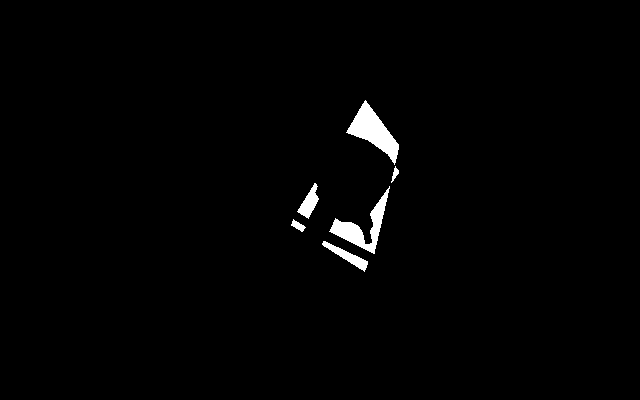
#> input picture 1108.png, 640 x 400 px
$ python output_polygon.py   (older library calls are emulated)
#> lines starting #> are read from the running program, lines starting #| are printed output that depends on the picture; after the words box and inside, x2 and y2 are one past the last pixel; in counts of white or black regions, pixels touching at a corner belong together
### grouping.py
#kajia@umich.edu
import matplotlib.pyplot as plt
import matplotlib.image as mpimg
import numpy as np
import cv2
def grouping(img):
    label = 1
    adjlabel = 0
    h,w = img.shape
    lims = (w * h) / 30000
    dx4 = [-1, 0, 1, 0]
    dy4 = [0, -1, 0, 1]
    new_clusters = (-1) * np.ones([h, w])
    counti = [];
    for i in range(h):
        for j in range(w):
            if new_clusters[i][j] == -1 and img[i][j] > 0:
                elements = []
                elements.append([i,j])
                #find an adjacent label, for possible use latter
                for k in range(4):
                    x = elements[0][0] + dx4[k]
                    y = elements[0][1] + dy4[k]
                    if x >= 0 and x < h and y >= 0 and y < w:
                        if new_clusters[x][y] >= 0:
                            adjlabel = new_clusters[x][y]
                count = 0
                c = 0
                while c <= count:
                    for k in range(4):
                        x = elements[c][0] + dx4[k]
                        y = elements[c][1] + dy4[k]
                        if x >= 0 and x < h and y >= 0 and y < w:
                            if new_clusters[x][y] == -1 and img[x][y] == img[i][j]:
                                elements.append([x,y])
                                new_clusters[x][y] = label
                                count = count + 1
                    c = c + 1
                #use the earlier found adjacent label if a segment size is smaller than a limit
                if count < lims/4 and adjlabel > 0:
                    for c in range(count+1):
                        new_clusters[elements[c][0]][elements[c][1]] = adjlabel;
                    label = label - 1
                    counti[adjlabel] = counti[adjlabel] + count + 1
                else:
                    counti.append(count+1)
                adjlabel = 0#can lose some pixels, background
                label = label + 1
    ele_num = label-1
    ele_num_pre = ele_num
    label = 1
    enumi = []
    x_i = 0
    y_i = 0
    #rearrange
    for i in range(ele_num_pre):
        if counti[i] < lims:
            for x_i in range(h):
                for y_i in range(w):
                    if new_clusters[x_i][y_i] == i+1:
                        new_clusters[x_i][y_i] = 0
            ele_num = ele_num - 1
        else:
            for x_i in range(h):
                for y_i in range(w):
                    if new_clusters[x_i][y_i] == i+1:
                        new_clusters[x_i][y_i] = label
            label = label + 1
            enumi.append(counti[i])

    return new_clusters, ele_num, enumi
# [16 lines that do not run on import are left out]

### morphological.py
"""
Copyright https://gist.github.com/bmabey/4dd36d9938b83742a88b6f68ac1901a6
Functions that implement some of the same functionality found in Matlab's bwmorph.
`thin` - was taken and adapted from https://gist.github.com/joefutrelle/562f25bbcf20691217b8
`spur` - Not perfect but pretty close to what matlab does via LUTs
`endpoints` - lines up perfectly with matlab's output (in my limited testing)
`branches` - this results in more clustered pixels than matlab's version but it pretty close
"""
import numpy as np
import scipy.ndimage as ndi
import scipy.sparse as s


LUT_DEL_MASK = np.array([[ 8,  4,  2],
                         [16,  0,  1],
                         [32, 64,128]],dtype=np.uint8)


def _bwmorph_luts(image, luts, n_iter=None, padding=0):
    # check parameters
    if n_iter is None:
        n = -1
    elif n_iter <= 0:
        raise ValueError('n_iter must be > 0')
    else:
        n = n_iter

    # check that we have a 2d binary image, and convert it
    # to uint8
    im = np.array(image).astype(np.uint8)

    if im.ndim != 2:
        raise ValueError('2D array required')
    if not np.all(np.in1d(image.flat,(0,1))):
        raise ValueError('Image contains values other than 0 and 1')

    # iterate either 1) indefinitely or 2) up to iteration limit
    while n != 0:
        before = np.sum(im) # count points before

        # for each subiteration
        for lut in luts:
            # correlate image with neighborhood mask
            N = ndi.correlate(im, LUT_DEL_MASK, mode='constant', cval=padding)
            # take deletion decision from this subiteration's LUT
            D = np.take(lut, N)
            # perform deletion
            im[D] = 0

        after = np.sum(im) # count points after

        if before == after:
            # iteration had no effect: finish
            break

        # count down to iteration limit (or endlessly negative)
        n -= 1

    return im.astype(np.bool)


# lookup tables for thin

G123_LUT = np.array([0, 0, 0, 0, 0, 0, 0, 0, 0, 0, 0, 0, 0, 0, 1, 0, 0, 0, 0, 0, 1, 0, 1,
       0, 0, 0, 0, 0, 1, 0, 1, 0, 0, 0, 0, 0, 0, 0, 0, 0, 0, 0, 0, 0, 0, 0,
       0, 0, 0, 0, 0, 0, 1, 0, 1, 0, 1, 0, 0, 0, 1, 0, 1, 0, 0, 0, 0, 0, 0,
       0, 0, 0, 0, 0, 0, 0, 0, 0, 0, 0, 1, 0, 0, 0, 1, 0, 1, 0, 1, 0, 0, 0,
       1, 0, 1, 0, 0, 0, 0, 0, 0, 0, 0, 0, 0, 0, 0, 0, 0, 0, 0, 0, 1, 0, 0,
       0, 1, 0, 1, 0, 1, 0, 0, 0, 1, 0, 1, 0, 0, 0, 0, 0, 0, 0, 0, 0, 0, 0,
       0, 0, 0, 0, 0, 0, 0, 0, 0, 0, 0, 0, 0, 0, 0, 0, 0, 0, 0, 0, 0, 0, 0,
       0, 0, 0, 0, 0, 0, 0, 0, 0, 0, 0, 0, 0, 0, 0, 0, 0, 0, 0, 0, 0, 0, 0,
       0, 0, 0, 0, 0, 0, 0, 0, 0, 1, 0, 0, 0, 0, 0, 0, 0, 0, 0, 0, 0, 0, 0,
       0, 1, 1, 0, 0, 1, 0, 0, 0, 1, 1, 0, 0, 1, 0, 0, 0, 1, 1, 0, 0, 0, 0,
       0, 0, 0, 0, 0, 0, 0, 0, 0, 0, 1, 1, 0, 0, 1, 0, 0, 0, 1, 1, 0, 0, 1,
       0, 0, 0], dtype=np.bool)

G123P_LUT = np.array([0, 0, 0, 0, 0, 1, 0, 1, 0, 0, 0, 0, 0, 1, 1, 1, 0, 0, 0, 0, 0, 0, 0,
       0, 0, 0, 0, 0, 1, 1, 1, 1, 0, 0, 0, 0, 0, 0, 0, 0, 0, 0, 0, 0, 0, 0,
       0, 0, 0, 0, 0, 0, 0, 0, 0, 0, 0, 0, 0, 0, 0, 0, 0, 0, 0, 1, 0, 1, 0,
       1, 0, 1, 0, 0, 0, 0, 0, 1, 0, 1, 0, 0, 0, 0, 0, 0, 0, 0, 0, 0, 0, 0,
       0, 0, 0, 0, 0, 1, 0, 1, 0, 1, 0, 1, 0, 0, 0, 0, 0, 0, 0, 0, 0, 0, 0,
       0, 0, 0, 0, 0, 0, 0, 0, 0, 0, 0, 0, 0, 0, 0, 0, 1, 0, 1, 0, 1, 0, 0,
       0, 0, 0, 1, 0, 1, 0, 0, 0, 0, 0, 0, 0, 0, 0, 0, 0, 0, 0, 1, 0, 1, 0,
       0, 0, 0, 0, 0, 0, 0, 0, 0, 0, 0, 0, 0, 0, 0, 0, 0, 0, 0, 0, 0, 0, 0,
       0, 0, 0, 0, 0, 0, 0, 0, 0, 1, 0, 1, 0, 1, 0, 1, 0, 0, 0, 0, 0, 1, 0,
       1, 0, 0, 0, 0, 0, 0, 0, 0, 0, 0, 0, 0, 0, 0, 0, 0, 1, 1, 0, 1, 0, 1,
       0, 1, 0, 0, 0, 0, 0, 0, 0, 0, 0, 0, 0, 0, 0, 0, 0, 0, 0, 0, 0, 0, 0,
       0, 0, 0], dtype=np.bool)

THIN_LUTS=[G123_LUT, G123P_LUT]

# [61 lines left out: function thin, not called in this run]


SPUR_LUT = np.array([1, 1, 1, 1, 1, 1, 0, 0, 1, 0, 0, 0, 1, 0, 1, 0, 1, 0, 0, 0, 1, 0,
                     0, 0, 0, 0, 0, 0, 0, 0, 0, 0, 1, 0, 0, 0, 0, 0, 0, 0, 0, 0, 0, 0,
                     0, 0, 0, 0, 1, 0, 0, 0, 0, 0, 0, 0, 1, 0, 0, 0, 0, 0, 0, 0, 1, 1,
                     0, 0, 0, 0, 0, 0, 0, 0, 0, 0, 0, 0, 0, 0, 1, 0, 0, 0, 0, 0, 0, 0,
                     0, 0, 0, 0, 0, 0, 0, 0, 0, 0, 0, 0, 0, 0, 0, 0, 0, 0, 0, 0, 0, 0,
                     0, 0, 0, 0, 0, 0, 0, 0, 0, 0, 0, 0, 0, 0, 0, 0, 0, 0, 1, 0, 0, 1,
                     0, 0, 0, 0, 0, 0, 0, 0, 0, 0, 0, 0, 0, 0, 0, 0, 0, 0, 0, 0, 0, 0,
                     0, 0, 0, 0, 0, 0, 0, 0, 0, 0, 0, 0, 0, 0, 0, 0, 0, 0, 0, 0, 0, 0,
                     0, 0, 0, 0, 0, 0, 0, 0, 0, 0, 0, 0, 0, 0, 0, 0, 1, 0, 0, 0, 0, 0,
                     0, 0, 0, 0, 0, 0, 0, 0, 0, 0, 0, 0, 0, 0, 0, 0, 0, 0, 0, 0, 0, 0,
                     0, 0, 0, 0, 1, 0, 0, 0, 0, 0, 0, 0, 0, 0, 0, 0, 0, 0, 0, 0, 0, 0,
                     0, 0, 0, 0, 0, 0, 0, 0, 0, 0, 0, 0, 0, 0], dtype=np.bool)


def spur(image, n_iter=None):
    """
    Removes "spurs" from an image
    Parameters
    ----------
    image : binary (M, N) ndarray
        The image to be spurred.
    n_iter : int, number of iterations, optional
        Regardless of the value of this parameter, the de-spurred image
        is returned immediately if an iteration produces no change.
        If this parameter is specified it thus sets an upper bound on
        the number of iterations performed.
    Returns
    -------
    out : ndarray of bools
        de-spurred image.
    Examples
    --------
  >>> t = np.array([[0, 0, 0, 0],
                     [0, 0, 1, 0],
                     [0, 1, 0, 0],
                     [1, 1, 0, 0]])
  >>> spur(t).astype(np.uint8)
      array([[0 0 0 0]
             [0 0 0 0]
             [0 1 0 0]
             [1 1 0 0]]
    """
    return _bwmorph_luts(image, [SPUR_LUT], n_iter=n_iter, padding=1)


# [51 lines left out: functions _neighbors_conv, branches, endpoints, not called in this run]

"""
# here's how to make the LUTs
def nabe(n):
    return np.array([n>>i&1 for i in range(0,9)]).astype(np.bool)
def hood(n):
    return np.take(nabe(n), np.array([[3, 2, 1],
                                      [4, 8, 0],
                                      [5, 6, 7]]))
def G1(n):
    s = 0
    bits = nabe(n)
    for i in (0,2,4,6):
        if not(bits[i]) and (bits[i+1] or bits[(i+2) % 8]):
            s += 1
    return s==1
g1_lut = np.array([G1(n) for n in range(256)])
def G2(n):
    n1, n2 = 0, 0
    bits = nabe(n)
    for k in (1,3,5,7):
        if bits[k] or bits[k-1]:
            n1 += 1
        if bits[k] or bits[(k+1) % 8]:
            n2 += 1
    return min(n1,n2) in [2,3]
g2_lut = np.array([G2(n) for n in range(256)])
g12_lut = g1_lut & g2_lut
def G3(n):
    bits = nabe(n)
    return not((bits[1] or bits[2] or not(bits[7])) and bits[0])
def G3p(n):
    bits = nabe(n)
    return not((bits[5] or bits[6] or not(bits[3])) and bits[4])
g3_lut = np.array([G3(n) for n in range(256)])
g3p_lut = np.array([G3p(n) for n in range(256)])
g123_lut  = g12_lut & g3_lut
g123p_lut = g12_lut & g3p_lut
NEIGHBOR_MASK = np.array([[1,1,1],[1,0,1],[1,1,1]])
def too_few_neighbors(n):
    h = hood(n)
    return (h * NEIGHBOR_MASK).sum() < 2
def _rot90s(arr):
    return t.thread_last(np.array(arr),
                         tc.iterate(np.rot90),
                         tc.take(4))
def _rot90s_lus(hood):
    return t.thread_last(np.array(hood),
                         _rot90s,
                         tc.map(hood2lu),
                         list)
def _rot90s_lut(hood):
    nums = _rot90s_lus(hood)
    lut = np.zeros(256, dtype=np.uint8)
    lut[nums] = 1
    return lut
def make_spur_lut():
    lut = np.array([too_few_neighbors(n) for n in range(256)])
    line_spur_nums = _rot90s_lus([[1,1,1], [0,0,0],[0,0,0]])
    corners_nums = list(t.mapcat(_rot90s_lus,(
        [[0,0,0], [1,1,0],[1,0,0]],
        [[0,0,0], [0,1,1],[0,1,0]])))
    lut[line_spur_nums] = 1
    lut[corners_nums] = 1
    return lut #| line_spur_lut #| spur_corners
SPUR_LUT = make_spur_lut()
DEL_HOOD_MAPPER = np.array([[3, 2, 1],
                            [4, 8, 0],
                            [5, 6, 7]])
def hood2lu(hood, lut_mask=LUT_DEL_MASK):
    return (hood * lut_mask).sum()
"""
#TODO: need to rearrange

### output_polygon.py
import matplotlib.pyplot as plt
import matplotlib.image as mpimg
import numpy as np
import cv2
from copy import deepcopy
from grouping import grouping
from morphological import spur
from copy import deepcopy
import PIL.ImageDraw as ImageDraw
import PIL.Image as Image

def edge_crossing(img):
    e_img = deepcopy(img)
    h,w = img.shape
    c_x = [0, 0, -1, 1, -1, 1, -1, 1]
    c_y = [-1, 1, 0, 0, -1, -1, 1, 1]
    if_crossing = 0
    for i in range(h):
        for j in range(w):
            #check_if_crossing
            if_crossing = 0
            if img[i][j] == 1:
                for k in range(8):
                    ci = i + c_x[k]
                    cj = j + c_y[k]
                    if ci >= 0 and ci < h and cj >= 0 and cj < w:
                        if img[ci][cj] == 0:
                            if_crossing = 1
                            break
                if i == 0 or i == h - 1 or j == 0 or j == w - 1:
                    is_crossing = 1
                    break
                if if_crossing == 1:
                    e_img[i][j] = 1
                else:
                    e_img[i][j] = 0
            else:
                e_img[i][j] = 0
    return e_img


img = cv2.imread('./1108.png',0)
#> img: shape (400, 640); 1.3% white; 6 white regions, box (x1, y1, x2, y2) and area: (346, 100, 399, 165) 1345, (329, 186, 390, 254) 1138, (322, 241, 368, 272) 392, (297, 183, 319, 219) 357, (291, 219, 306, 232) 91, (391, 166, 399, 183) 58
img = (img>200).astype(np.uint8) * 255
h,w = img.shape
#> h = 400; w = 640
#debug
plt.imshow(img)
plt.show()
#connect small part
kernel = np.ones((3,3),np.uint8)
closing = cv2.morphologyEx(img, cv2.MORPH_CLOSE, kernel)
#> closing: shape (400, 640); 1.3% white; 6 white regions, box (x1, y1, x2, y2) and area: (346, 100, 399, 165) 1345, (329, 186, 390, 254) 1138, (322, 241, 368, 272) 392, (297, 183, 319, 219) 358, (291, 219, 306, 232) 91, (391, 166, 399, 183) 58
#split as groups
groups, ele_num, enumi = grouping(closing)
#> ele_num = 6; enumi = [1346, 59, 359, 1139, 92, 393]
print(ele_num)
#| 6
print(enumi)
#| [1346, 59, 359, 1139, 92, 393]
for i in range(h):
    for j in range(w):
        if groups[i][j] == -1:
            groups[i][j] = 0


print("num_groups",ele_num)
#| num_groups 6
#show a single group
single_group = np.zeros(groups.shape)
select_i = 2
for i in range(h):
    for j in range(w):
        if groups[i][j] == select_i:
            single_group[i][j] = select_i
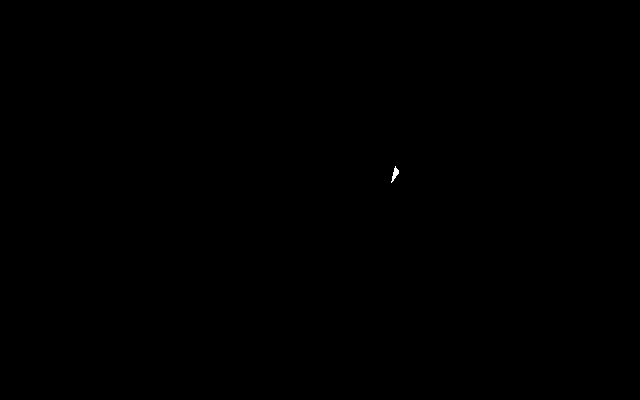
#> single_group: shape (400, 640) float64; values 0 (black) and 2 (white), 0.02% white; 1 white region, box (x1, y1, x2, y2) and area: (391, 166, 399, 183) 58

#remove spur
single_group_norm = (single_group/select_i).astype(np.uint8)
single_group_nospur = spur(single_group_norm).astype(np.uint8)
#> after the loop in _bwmorph_luts, `while n != 0:`: im: shape (400, 640); values 0 (black) and 1 (white), 0.02% white; 1 white region, box (x1, y1, x2, y2) and area: (391, 168, 399, 183) 56
#debug
plt.imshow(single_group_norm)
plt.show()
#thicken by dilation
kernel1 = np.ones((3,3),np.uint8)
dilation = cv2.dilate(single_group_nospur,kernel1,iterations = 1)
#debug
plt.imshow(dilation)
plt.show()
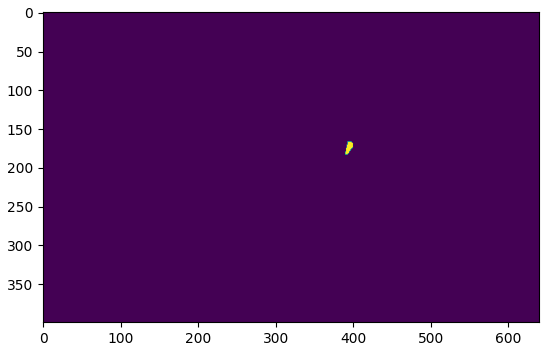
#> figure drawn by matplotlib, 1 panel
#print(sg_nospur_thick.shape)
#save dilation to debug
cv2.imwrite('dilation.png',dilation)
#leave just the boundary
if False:
    sobelx = cv2.Sobel(dilation,cv2.CV_64F,1,0,ksize=3)
    sobely = cv2.Sobel(dilation,cv2.CV_64F,0,1,ksize=3)
    I_edge_1 = sobelx + sobely
    #debug
    plt.imshow(I_edge_1)
    plt.show()
edge_detection_type = 'crossing'#'Canny'
if edge_detection_type is 'crossing':
    I_edge = edge_crossing(dilation);
#> after the loop in edge_crossing, `for i in range(h):`: e_img: shape (400, 640); values 0 (black) and 1 (white), 0.02% white in thin lines or dots, all inside (x1, y1, x2, y2) = (390, 167, 400, 184)
else:
    I_edge = cv2.Laplacian(dilation, cv2.CV_8U)
#debug
plt.imshow(I_edge)
plt.show()
#find the polygon
#go through the boundary and output the polygon
#logic find the closest no_mark point to go
I_mark = np.zeros([h,w])
is_go_through = 0
nzeros_indexes = np.nonzero(I_edge)
six = nzeros_indexes[0][0]
#> six = 167
siy = nzeros_indexes[1][0]
#> siy = 393
dis_polypoint = 5
I_mark[six,siy] = 1
#point from distance 1 to sqrt(2)
c_x = [0,0, -1,1,-1,1,-1,1]
c_y = [-1,1, 0,0,-1,-1,1,1]
check_add_v = [0] * 8
cur_point_xy = [six,siy]
#> cur_point_xy = [167, 393]
num_point_k = 1
onetime_bool = True
cur_point_xy_t = deepcopy(cur_point_xy)
#> cur_point_xy_t = [167, 393]
polygon_index = [cur_point_xy_t]
#> polygon_index = [[167, 393]]
counter_for_poly = 0
while is_go_through is not 1:
    #find the next point to go
    check_add_v = [0] * 8
    for i in range(8):
        curx = cur_point_xy[0] + c_x[i]
        cury = cur_point_xy[1] + c_y[i]
        if curx >= 0 and curx < h and cury >= 0 and cury < w:
            if I_edge[curx][cury] >= 1:
                check_add_v[i] = 1
                if I_mark[curx][cury] == 1:
                    check_add_v[i] = 0
    try:
        print("current point",cur_point_xy)
        i_1 = int(np.nonzero(check_add_v)[0][0])
    except:
        print("break in",cur_point_xy)
        exit(0)

    cur_point_xy[0] = cur_point_xy[0] + c_x[i_1]
    cur_point_xy[1] = cur_point_xy[1] + c_y[i_1]
    I_mark[cur_point_xy[0]][cur_point_xy[1]] = 1
    num_point_k = num_point_k + 1
    counter_for_poly = counter_for_poly + 1
    if counter_for_poly == dis_polypoint:
        counter_for_poly = 0
        cur_point_xy_t = deepcopy(cur_point_xy)
        polygon_index.append(cur_point_xy_t)

    if num_point_k >= 4 and onetime_bool == True:
        onetime_bool = False
        I_mark[six][siy] = 0
    if cur_point_xy[0] == six and cur_point_xy[1] == siy:
        break
#> after the loop, counter_for_poly = 0; num_point_k = 51; onetime_bool = False
print("num_polygon_point",len(polygon_index))
#| num_polygon_point 11
I_out = np.zeros([h,w])
for i in range(len(polygon_index)):
    c_x = polygon_index[i][0]
    c_y = polygon_index[i][1]
    I_out[c_x][c_y] = 1
#> I_out: shape (400, 640) float64; values 0 (black) and 1 (white), 0% white in thin lines or dots, all inside (x1, y1, x2, y2) = (391, 167, 400, 184)


#draw the polygon

plt.imshow(I_out)
plt.show()

#real draw the polygon
image = Image.new("1", (w, h))
#> image: PIL image 640x400 1; every value is 0
draw = ImageDraw.Draw(image)
polygon_tuple = []
for i in range(len(polygon_index)):
    polygon_tuple.append(tuple((polygon_index[i][1],polygon_index[i][0])))
print(tuple(polygon_tuple))
#| ((393, 167), (397, 168), (399, 171), (398, 175), (396, 178), (394, 181), (391, 183), (391, 180), (391, 175), (392, 171), (393, 167))

draw.polygon((tuple(polygon_tuple)), fill=200)
image.show()
I_mask = np.array(image).astype(np.uint8)
#> I_mask: shape (400, 640); values 0 (black) and 1 (white), 0.04% white; 1 white region, box (x1, y1, x2, y2) and area: (391, 167, 400, 184) 95
plt.imshow(I_mask)
plt.show()
#calculate the area using I_edge and
area_ratio_pre = np.sum(dilation)/np.sum(I_mask)
#> area_ratio_pre = 1.12
area_ratio = 1 if area_ratio_pre > 1 else area_ratio_pre
#> area_ratio = 1
print('area_ratio',area_ratio)
#| area_ratio 1
